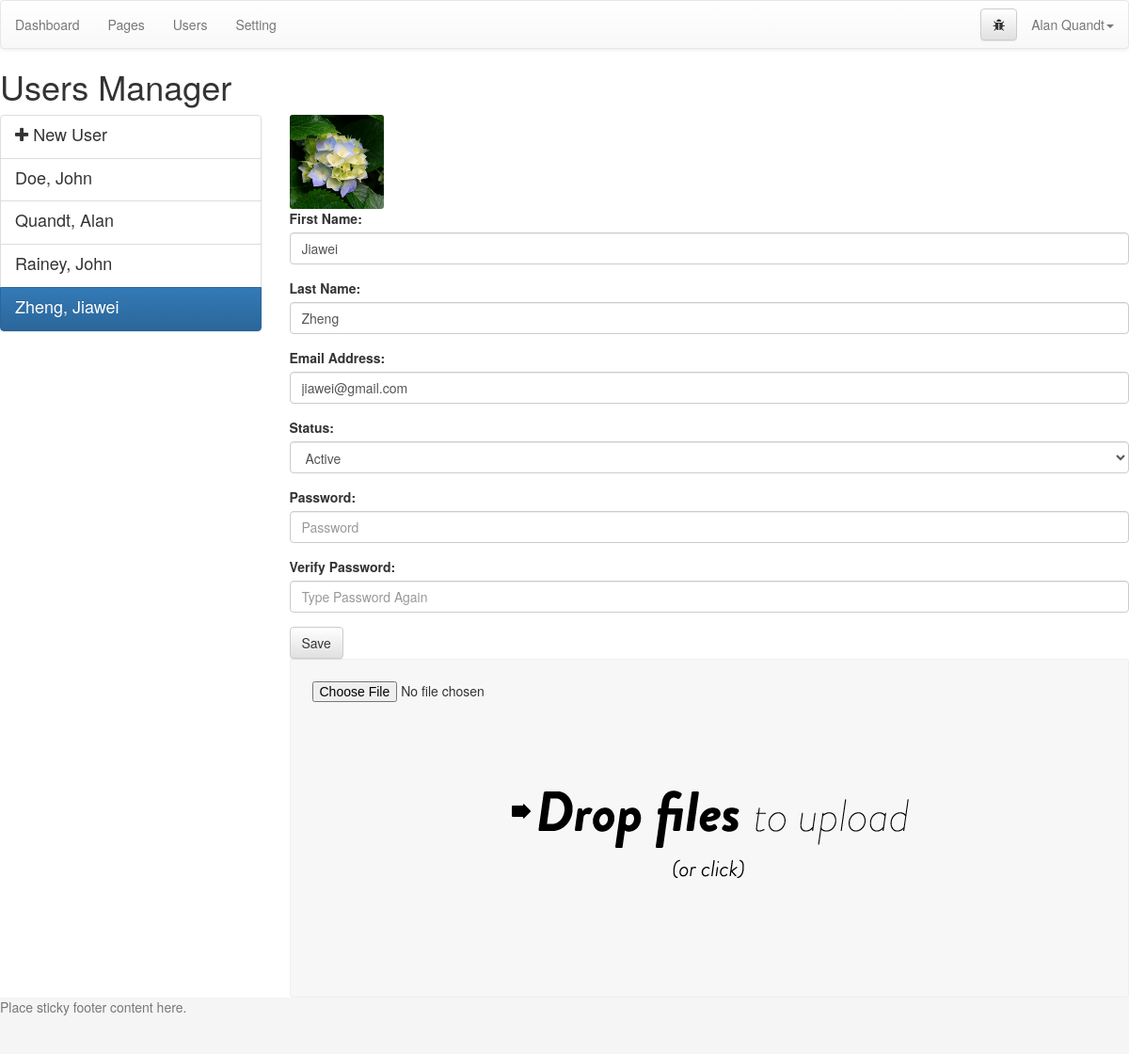
Screenshot of /admin/index.php?page=users&id=2 (signed in) with the database file from the repository.
### tables this page shows
CREATE TABLE `users` (
  `id` mediumint(9) NOT NULL,
  `avatar` varchar(100) NOT NULL,
  `first` varchar(200) NOT NULL,
  `last` varchar(200) NOT NULL,
  `email` varchar(300) NOT NULL,
  `password` varchar(200) NOT NULL,
  `status` int(1) NOT NULL DEFAULT '1'
);

### admin/index.php (called while the page is built)
<?php
  include('template/header.php');
  include('views/'.$page.'.php');
  include('template/footer.php');
?>

### admin/functions/data.php (called while the page is built, shortened)
<?php
function data_user($dbc, $id) {
  if(is_numeric($id)) {
    $cond = "where id = '$id'";
  }else {
    $cond = "where email = '$id'";
  }
  $q = "select * from users $cond";
  $r = mysqli_query($dbc, $q);
  $data = mysqli_fetch_assoc($r);
  $data['fullname'] = $data['first'].' '.$data['last'];
  $data['fullname_reverse'] = $data['last'].', '.$data['first'];
  return $data;
}
?>

### admin/config/setup.php (called while the page is built, shortened)
<?php
include('../config/connection.php');
include('functions/data.php');
include('config/queries.php');
$user = data_user($dbc, $_SESSION['username']);
?>

### admin/config/queries.php (called while the page is built, shortened)
<?php
  switch ($page) {
    case 'users':
      if(isset($_GET['id'])) {
        $opened = data_user($dbc, $_GET['id']);
      }
    break;
  }

### admin/views/users.php (the view, shortened to what this page needs)
<h1>Users Manager</h1>
<div class="row">
  <div class="col-md-3">
    <div class="list-group">
      <a class="list-group-item" href="index.php?page=users">
        <h4 class="list-group-item-heading"><i class="fa fa-plus"></i> New User</h4>
      </a>
      <?php
        $q = "select * from users order by last ASC";
        $r = mysqli_query($dbc, $q);
        while ($list = mysqli_fetch_assoc($r)) {
          $list = data_user($dbc, $list['id']);
          ?>
          <a class="list-group-item <?php selected($list['id'], $opened['id'], 'active'); ?>" href="index.php?page=users&id=<?php echo $list['id'] ?>">
            <h4 class="list-group-item-heading"><?php echo $list['fullname_reverse'] ?></h4>
          </a>
      <?php } ?>
    </div>
  </div>
  <div class="col-md-9">
    <form action="index.php?page=users&id=<?php echo $opened['id']; ?>" method="post" role="form">
      <div id="avatar">
        <?php
          if($opened['avatar'] != '') { ?>
            <div class="avatar-container" style="background-image: url('../uploads/<?php echo $opened['avatar']; ?>');">
            </div>
        <?php } ?>
      </div>
      <div class="form-group">
        <label for="first">First Name:</label>
        <input class="form-control" type="text" name="first" value="<?php echo $opened['first'] ?>" id="first" placeholder="First Name" autocomplete="off">
      </div>
      <div class="form-group">
        <label for="last">Last Name:</label>
        <input class="form-control" type="text" name="last" value="<?php echo $opened['last'] ?>" id="last" placeholder="Last Name" autocomplete="off">
      </div>
      <div class="form-group">
        <label for="email">Email Address:</label>
        <input class="form-control" type="email" name="email" value="<?php echo $opened['email'] ?>" id="email" placeholder="Email Address" autocomplete="off">
      </div>
      <div class="form-group">
        <label for="status">Status:</label>
        <select class="form-control" name="status" id="status">
          <option value="1" <?php if(isset($_GET['id'])) { selected('1', $opened['status'], 'selected');} ?>>Active</option>
        </select>
      </div>
      <div class="form-group">
        <label for="password">Password:</label>
        <input class="form-control" type="password" name="password" id="password" value="" placeholder="Password" autocomplete="off">
      </div>
      <div class="form-group">
        <label for="passworvb">Verify Password:</label>
        <input class="form-control" type="password" name="passwordv" id="passwordv" value="" placeholder="Type Password Again" autocomplete="off">
      </div>
      <button type="submit" class="btn btn-default">Save</button>
    </form>
    <?php if(isset($opened['id'])) { ?>
      <form action="uploads.php?id=<?php echo $opened['id']; ?>" class="dropzone" id="avatar-dropzone">
        <input type="file" name="file" />
      </form>
    <?php } ?>
  </div>
</div>

### admin/css/dropzone.css (style rules this page uses)
.dropzone, .dropzone *, .dropzone-previews, .dropzone-previews * { box-sizing: border-box; }
.dropzone { position: relative; border: 1px solid rgba(0,0,0,0.08); background: rgba(0,0,0,0.02); padding: 1em; }
.dropzone.dz-clickable { cursor: pointer; }
.dropzone.dz-clickable * { cursor: default; }
.dropzone { border: 1px solid rgba(0,0,0,0.03); min-height: 360px; -webkit-border-radius: 3px; border-radius: 3px; background: rgba(0,0,0,0.03); padding: 23px; }

### admin/config/css.php (style rules this page uses)
html { position: relative; min-height: 100%; }
body { margin-bottom: 60px; }
.avatar-container { width: 100px; height: 100px; border-radius: 3px; background-size: cover; background-position: center center; }

### rows the page displays
users: fullname_reverse "Doe, John"
users: fullname_reverse "Quandt, Alan"
users: fullname_reverse "Rainey, John"
users: fullname_reverse "Zheng, Jiawei", avatar (picture), first "Jiawei", last "Zheng", email "jiawei@gmail.com", status "Active"

### other values shown
$user['fullname'] "Alan Quandt"
